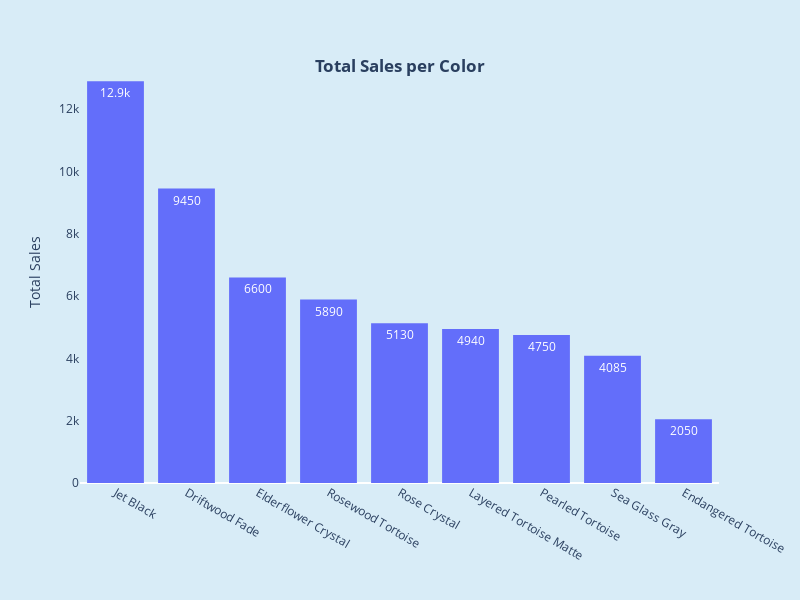

Notebook code for this chart:
### Code cell
import pandas as pd
import plotly.express as px
from plotly import graph_objects as go
df=pd.read_csv("purchase.csv")

fig = px.histogram(df, x='color', y='total_sales',histfunc='sum',text_auto=True)
fig.update_layout(title_text='<b>Total Sales per Color</b>',
                  title_x=0.5, title_y=0.90,paper_bgcolor='rgb(216,236,247)',
                  plot_bgcolor='rgb(216,236,247)', 
                  width=800, height=600, 
                  xaxis =  {'showgrid': False,'categoryorder':'total descending'},
                  yaxis =  {'showgrid': False},
                  xaxis_title="",
                  yaxis_title="Total Sales",
                  legend=dict(yanchor="top",
                              y=-0.10,
                              xanchor="left",
                              x=0.25))
fig.write_image("fig8.png")
fig.show()

### Figure 1 — Plotly figure (JSON) as saved in the notebook; plotly's stock layout.template omitted (floating-point values rounded to 4 significant figures)
{"data": [{"alignmentgroup": "True", "bingroup": "x", "histfunc": "sum", "hovertemplate": "color=%{x}<br>sum of total_sales=%{y}<extra></extra>", "legendgroup": "", "marker": {"color": "#636efa", "pattern": {"shape": ""}}, "name": "", "offsetgroup": "", "orientation": "v", "showlegend": false, "texttemplate": "%{value}", "type": "histogram", "x": ["Driftwood Fade", "Rosewood Tortoise", "Rose Crystal", "Layered Tortoise Matte", "Pearled Tortoise", "Elderflower Crystal", "Jet Black", "Sea Glass Gray", "Jet Black", "Endangered Tortoise"], "xaxis": "x", "y": [9450, 5890, 5130, 4940, 4750, 6600, 6600, 4085, 6300, 2050], "yaxis": "y"}], "layout": {"barmode": "relative", "height": 600, "legend": {"tracegroupgap": 0, "x": 0.25, "xanchor": "left", "y": -0.1, "yanchor": "top"}, "margin": {"t": 60}, "paper_bgcolor": "rgb(216,236,247)", "plot_bgcolor": "rgb(216,236,247)", "title": {"text": "<b>Total Sales per Color</b>", "x": 0.5, "y": 0.9}, "width": 800, "xaxis": {"anchor": "y", "categoryorder": "total descending", "domain": [0, 1], "showgrid": false, "title": {"text": ""}}, "yaxis": {"anchor": "x", "domain": [0, 1], "showgrid": false, "title": {"text": "Total Sales"}}}}
